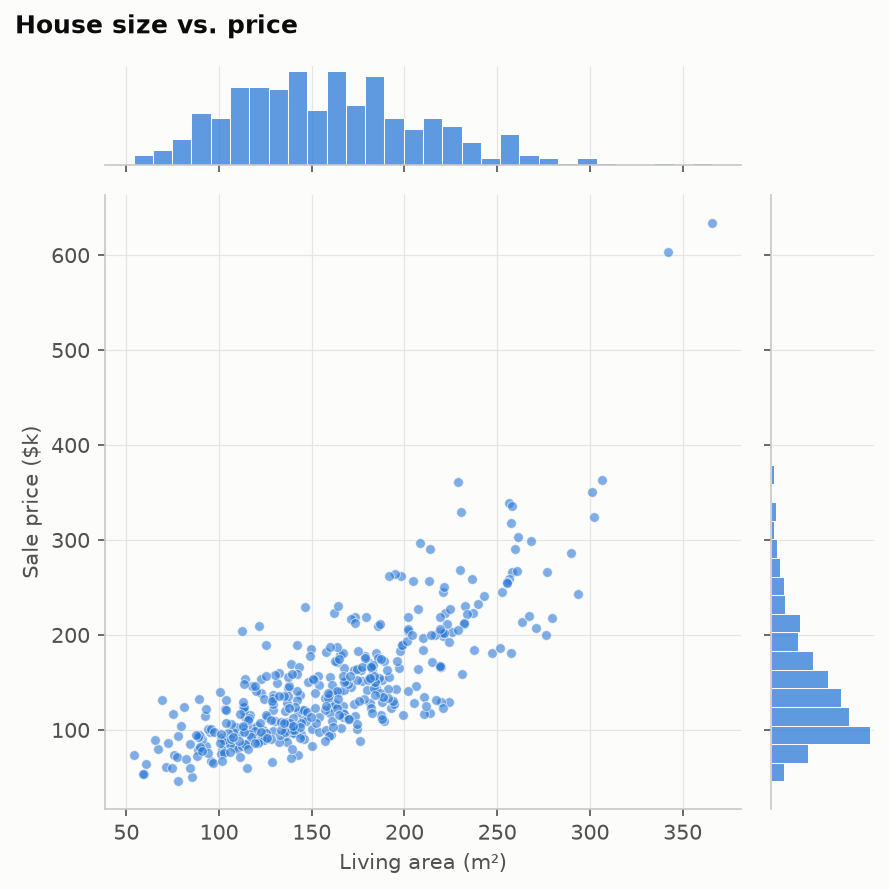

Source code (Python):
"""
Joint Plot (Scatter + Marginals)  -  family: Correlation

DESIGN PURPOSE
A scatter plot with the marginal distribution of each variable drawn along its
axis. The joint relationship and both individual distributions show together.

WHEN TO USE
  - Show both the relationship and each variable's skew or outliers
  - Explore two key variables in detail

AVOID WHEN
  - There are more than two or three groups (marginals get crowded)
  - Space is tight (dashboard tiles)

ALTERNATIVES
  - Scatter plot
  - Hexbin with marginal histograms

EXAMPLE
House size vs. sale price for 400 homes (synthetic, right-skewed prices).

Run:  python joint_plot.py
      python joint_plot.py --real-data   (real dataset: plotly.express.data.gapminder() — Gapminder 2007, bundled with plotly)

The notebook also shows this chart built with: plotly.
"""
import sys
from pathlib import Path

import numpy as np
import pandas as pd
import matplotlib.pyplot as plt

# Library style: categorical colors in fixed order, recessive axes, hairline grid.
PALETTE = ["#2a78d6", "#eb6834", "#1baf7a", "#eda100",
           "#e87ba4", "#008300", "#6250d6", "#e34948"]
SEQ_CMAP = "Blues"      # sequential: one hue, light -> dark
DIV_CMAP = "RdBu_r"     # diverging: two opposite hues, neutral midpoint
GRAY = "#b8b7b1"        # de-emphasised marks
plt.rcParams.update({
    "figure.figsize": (8, 4.8), "figure.dpi": 110, "figure.facecolor": "#fcfcfb",
    "axes.facecolor": "#fcfcfb", "axes.edgecolor": "#c9c8c3", "axes.linewidth": 0.8,
    "axes.spines.top": False, "axes.spines.right": False,
    "axes.grid": True, "grid.color": "#e6e5e1", "grid.linewidth": 0.6, "axes.axisbelow": True,
    "axes.prop_cycle": plt.cycler(color=PALETTE),
    "axes.titlesize": 13, "axes.titleweight": "bold", "axes.titlelocation": "left",
    "axes.labelcolor": "#52514e", "xtick.color": "#52514e", "ytick.color": "#52514e",
    "text.color": "#0b0b0b", "font.size": 10, "lines.linewidth": 2,
    "legend.frameon": False,
})

# --- Example data ------------------------------------------------------------
rng = np.random.default_rng(17)
size = rng.gamma(9, 18, 400)                                 # m²
price = np.exp(10.8 + 0.0062 * size + rng.normal(0, 0.22, 400)) / 1000   # $k
df = pd.DataFrame({"size_m2": size, "price_k": price})
x, y = "size_m2", "price_k"
labels = dict(x="Living area (m²)", y="Sale price ($k)", title="House size vs. price")
df.describe().round(0)

REAL_DATA = "--real-data" in sys.argv
if REAL_DATA:  # plotly.express.data.gapminder() — Gapminder 2007, bundled with plotly
    import plotly.express as px
    df = px.data.gapminder().query("year == 2007")
    x, y = "gdpPercap", "lifeExp"
    labels = dict(x="GDP per capita (USD)", y="Life expectancy (years)",
                  title="Income vs. life expectancy, 142 countries (2007)")
    df[[x, y]].describe().round(0)

# --- Plot --------------------------------------------------------------------
import seaborn as sns
g = sns.jointplot(data=df, x=x, y=y, height=6, color=PALETTE[0],
                  joint_kws=dict(s=22, alpha=0.6, edgecolor="#fcfcfb", linewidth=0.5),
                  marginal_kws=dict(bins=30, edgecolor="#fcfcfb", linewidth=0.5))
g.set_axis_labels(labels["x"], labels["y"])
g.figure.suptitle(labels["title"], x=0.02, ha="left", weight="bold")
g.figure.tight_layout()
fig = g.figure

# --- Save / show -------------------------------------------------------------
out = Path(__file__).with_name(Path(__file__).stem + ("_real" if REAL_DATA else "") + ".png")
fig.savefig(out, dpi=150, bbox_inches="tight")
print(f"saved {out}")
if "--no-show" not in sys.argv:
    plt.show()
